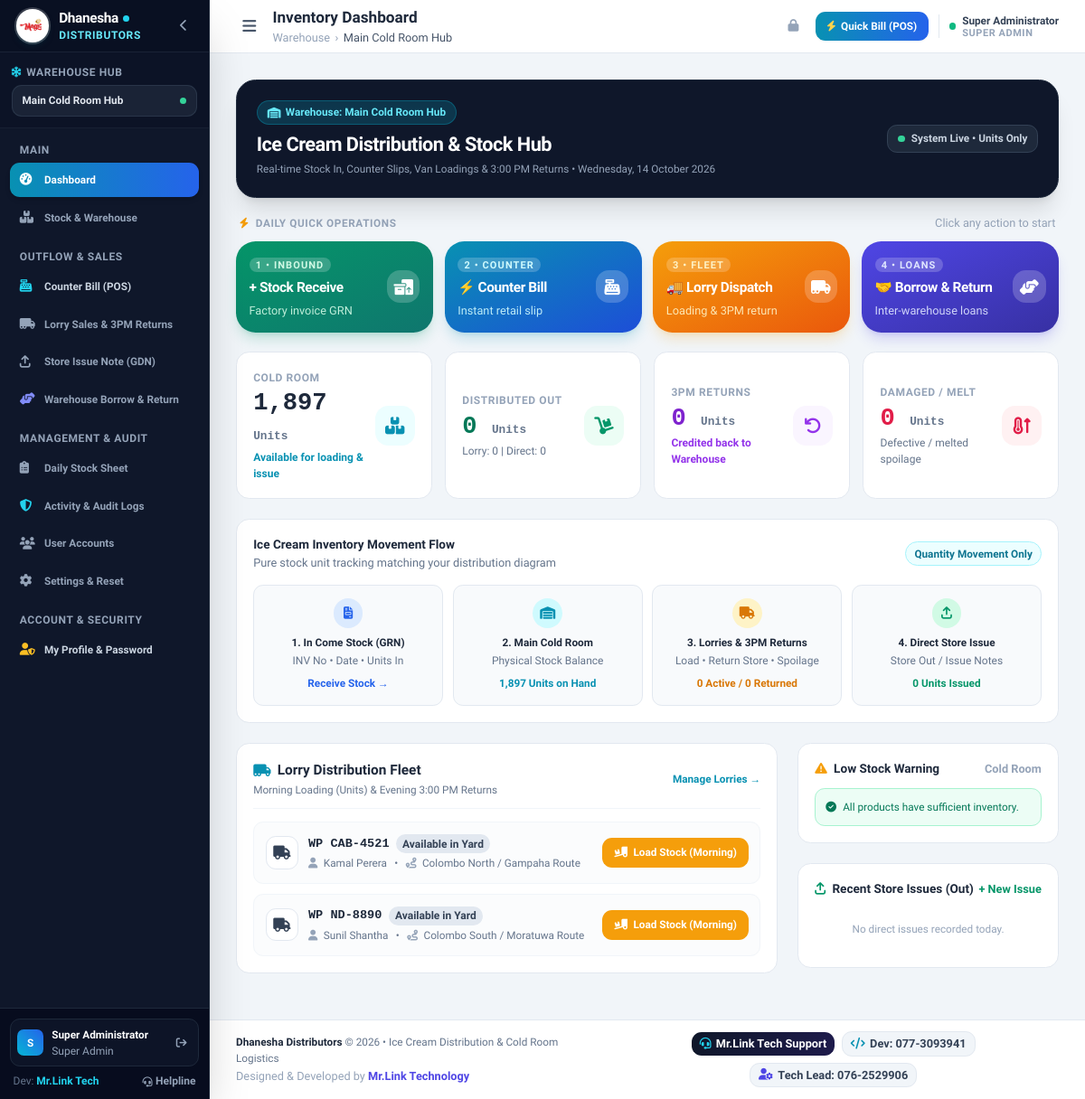
/dashboard.php (signed in), run on an earlier commit of the app's database.
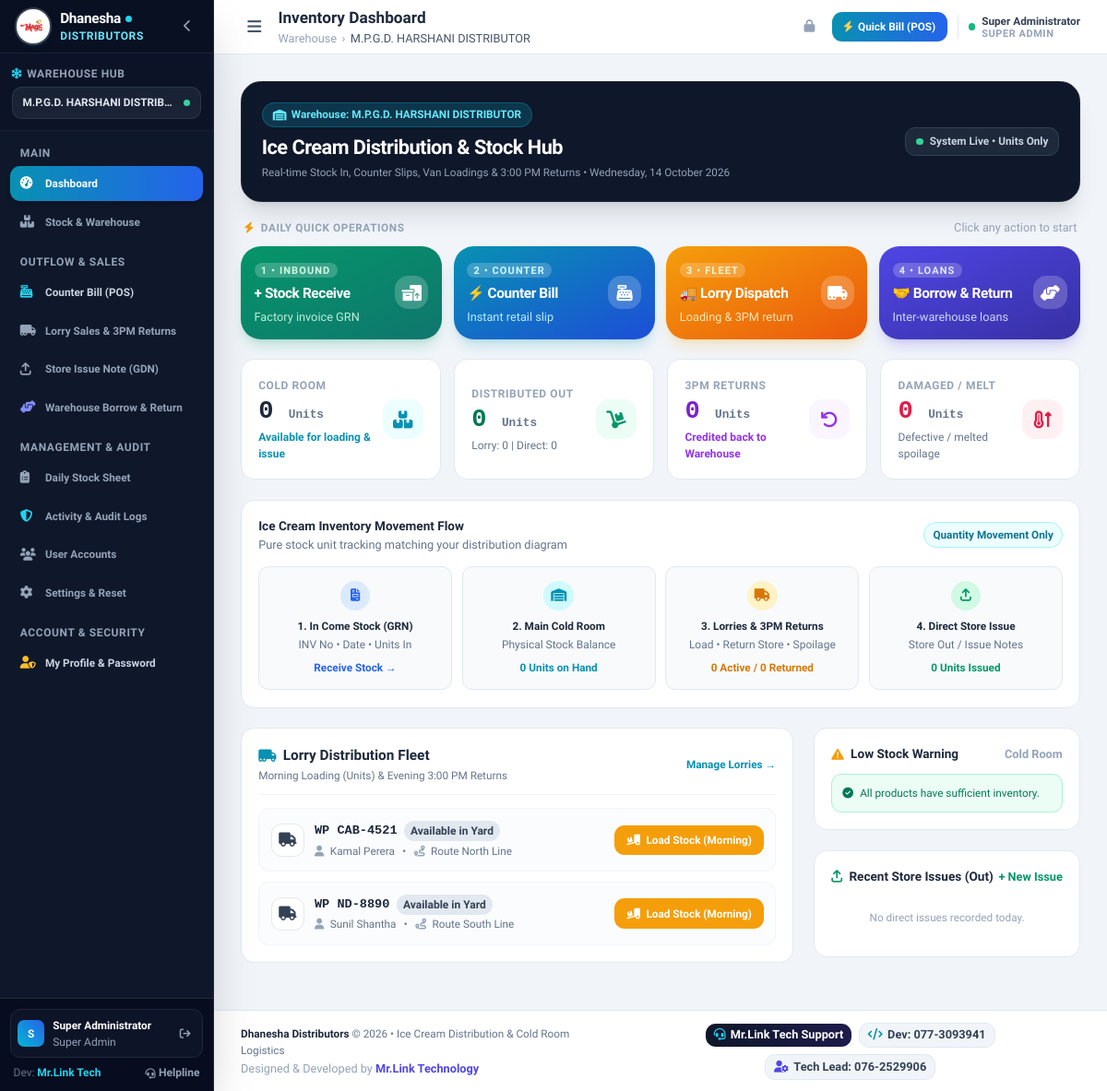
And on a later commit of the database.
### tables this page shows
CREATE TABLE IF NOT EXISTS `lorries` (
    `id` INT AUTO_INCREMENT PRIMARY KEY,
    `branch_id` INT NOT NULL,
    `plate_no` VARCHAR(50) NOT NULL UNIQUE,
    `driver_name` VARCHAR(100) NOT NULL,
    `contact_no` VARCHAR(50) NULL,
    `route_name` VARCHAR(100) NULL,
    `status` ENUM('available', 'on_route', 'maintenance') DEFAULT 'available',
    `created_at` TIMESTAMP DEFAULT CURRENT_TIMESTAMP
);

CREATE TABLE IF NOT EXISTS `branches` (
    `id` INT AUTO_INCREMENT PRIMARY KEY,
    `name` VARCHAR(100) NOT NULL,
    `code` VARCHAR(20) NOT NULL UNIQUE,
    `address` VARCHAR(255) NULL,
    `phone` VARCHAR(50) NULL,
    `created_at` TIMESTAMP DEFAULT CURRENT_TIMESTAMP
);

### config/auth.php (called while the page is built, shortened)
<?php
function isLoggedIn() {
    return isset($_SESSION['user_id']) && !empty($_SESSION['user_id']);
}
function currentUser() {
    $sessionRole = trim($_SESSION['user_role'] ?? '');
    return [
        'id' => $_SESSION['user_id'],
        'name' => $_SESSION['user_name'] ?? 'User',
        'username' => $_SESSION['user_username'] ?? '',
        'role' => (!empty($_SESSION['user_role']) ? $_SESSION['user_role'] : 'cashier'),
        'branch_id' => $_SESSION['active_branch_id'] ?? ($_SESSION['user_branch_id'] ?? 1),
        'assigned_branch_id' => $_SESSION['user_branch_id'] ?? 1,
        'branch_name' => $_SESSION['active_branch_name'] ?? 'Main Hub'
    ];
}

### dashboard.php (the view, shortened to what the changed rows need)
<?php
$pageTitle = "Inventory Dashboard";
require_once __DIR__ . '/config/auth.php';
$user = currentUser();
$branchId = $user['branch_id'];
$today = date('Y-m-d');
$stmt = $pdo->prepare("SELECT COALESCE(SUM(quantity), 0) FROM branch_stock WHERE branch_id = ?");
$stmt->execute([$branchId]);
$totalStoreStock = intval($stmt->fetchColumn());
$stmt = $pdo->prepare("SELECT l.*,
    (SELECT ld.status FROM lorry_dispatches ld WHERE ld.lorry_id = l.id AND ld.dispatch_date = ? ORDER BY ld.id DESC LIMIT 1) as today_status,
    (SELECT ld.id FROM lorry_dispatches ld WHERE ld.lorry_id = l.id AND ld.dispatch_date = ? ORDER BY ld.id DESC LIMIT 1) as active_dispatch_id,
    (SELECT ld.total_loaded_qty FROM lorry_dispatches ld WHERE ld.lorry_id = l.id AND ld.dispatch_date = ? ORDER BY ld.id DESC LIMIT 1) as today_loaded
    FROM lorries l WHERE l.branch_id = ? ORDER BY l.id ASC");
$stmt->execute([$today, $today, $today, $branchId]);
$branchLorries = $stmt->fetchAll();
require_once __DIR__ . '/includes/header.php';
?>
<div class="mb-5 bg-gradient-to-r from-slate-900 via-slate-850 to-slate-900 border border-slate-800 rounded-3xl p-5 sm:p-6 text-white shadow-xl relative overflow-hidden">
    <div class="flex flex-col sm:flex-row sm:items-center sm:justify-between gap-3 relative z-10">
        <div>
            <div class="inline-flex items-center gap-1.5 px-3 py-1 rounded-full bg-cyan-500/20 text-cyan-300 border border-cyan-500/30 text-xs font-semibold mb-2">
                <i class="fa-solid fa-warehouse"></i> Warehouse: <?= htmlspecialchars($user['branch_name']) ?>
            </div>
            <h1 class="text-xl sm:text-2xl font-black tracking-tight text-white">Ice Cream Distribution & Stock Hub</h1>
            <p class="text-slate-400 text-xs mt-1">Real-time Stock In, Counter Slips, Van Loadings & 3:00 PM Returns &bull; <?= date('l, d F Y') ?></p>
        </div>
    </div>
</div>
<div class="mb-6">
    <div class="flex items-center justify-between mb-3 px-1">
        <h2 class="text-xs font-black uppercase tracking-wider text-slate-400 flex items-center">
            <i class="fa-solid fa-bolt text-amber-500 mr-2"></i> Daily Quick Operations
        </h2>
    </div>
</div>
<div class="grid grid-cols-2 lg:grid-cols-4 gap-2.5 sm:gap-4 mb-6">
    <div class="bg-white rounded-2xl p-3.5 sm:p-5 border border-slate-200 shadow-xs flex items-center justify-between">
        <div>
            <p class="text-[10px] sm:text-[11px] font-extrabold uppercase tracking-wider text-slate-400">Cold Room</p>
            <h3 class="text-xl sm:text-3xl font-black text-slate-800 mt-0.5 sm:mt-1 font-mono"><?= number_format($totalStoreStock) ?> <span class="text-[11px] sm:text-sm font-semibold text-slate-500">Units</span></h3>
            <p class="text-[10px] sm:text-[11px] text-cyan-600 mt-0.5 font-semibold hidden sm:block">Available for loading & issue</p>
        </div>
    </div>
</div>
<div class="mb-6 bg-white border border-slate-200 rounded-2xl p-5 shadow-xs">
    <div class="grid grid-cols-2 md:grid-cols-4 gap-3 text-center">
        <a href="stock.php" class="p-4 rounded-xl bg-slate-50 hover:bg-cyan-50 border border-slate-200 hover:border-cyan-300 transition-all group">
            <div class="w-9 h-9 mx-auto rounded-full bg-cyan-100 text-cyan-600 flex items-center justify-center mb-2 group-hover:scale-110 transition-transform">
                <i class="fa-solid fa-warehouse text-sm"></i>
            </div>
            <div class="text-xs font-bold text-slate-800">2. Main Cold Room</div>
            <div class="text-[10px] text-slate-500 mt-0.5">Physical Stock Balance</div>
            <div class="mt-2 text-xs font-extrabold text-cyan-600"><?= number_format($totalStoreStock) ?> Units on Hand</div>
        </a>
    </div>
</div>
<div class="grid grid-cols-1 lg:grid-cols-3 gap-6 mb-6">
    <div class="lg:col-span-2 bg-white rounded-2xl p-5 border border-slate-200 shadow-xs">
        <div class="space-y-3">
            <?php if (empty($branchLorries)): ?>
                <div class="text-center py-6 text-slate-400 text-xs">No lorries registered yet. Go to Lorries page to register vehicles.</div>
            <?php else: ?>
                <?php foreach ($branchLorries as $lorry): ?>
                    <div class="flex flex-col sm:flex-row sm:items-center justify-between p-3.5 rounded-xl border border-slate-100 hover:border-slate-300 hover:shadow-xs transition-all bg-slate-50/50 gap-3">
                        <div class="flex items-center space-x-3">
                            <div class="w-10 h-10 rounded-xl bg-white border border-slate-200 flex items-center justify-center text-slate-700 shadow-xs">
                                <i class="fa-solid fa-truck text-base"></i>
                            </div>
                            <div>
                                <div class="flex items-center gap-2">
                                    <span class="font-extrabold text-sm text-slate-800 font-mono"><?= htmlspecialchars($lorry['plate_no']) ?></span>
                                    <?php if ($lorry['today_status'] === 'dispatched'): ?>
                                        <span class="px-2 py-0.5 text-[10px] font-bold rounded-full bg-amber-100 text-amber-800 border border-amber-200 flex items-center">
                                            <span class="w-1.5 h-1.5 rounded-full bg-amber-500 mr-1 animate-pulse"></span> On Route (<?= $lorry['today_loaded'] ?> Units)
                                        </span>
                                    <?php elseif ($lorry['today_status'] === 'settled'): ?>
                                        <span class="px-2 py-0.5 text-[10px] font-bold rounded-full bg-emerald-100 text-emerald-800 border border-emerald-200">
                                            <i class="fa-solid fa-check mr-1"></i> Returned & Settled
                                        </span>
                                    <?php else: ?>
                                        <span class="px-2 py-0.5 text-[10px] font-bold rounded-full bg-slate-200 text-slate-700">
                                            Available in Yard
                                        </span>
                                    <?php endif; ?>
                                </div>
                                <div class="text-xs text-slate-500 mt-0.5">
                                    <span><i class="fa-solid fa-user text-slate-400 mr-1"></i> <?= htmlspecialchars($lorry['driver_name']) ?></span>
                                    <span class="mx-1.5">&bull;</span>
                                    <span><i class="fa-solid fa-route text-slate-400 mr-1"></i> <?= htmlspecialchars($lorry['route_name'] ?: 'Distribution Route') ?></span>
                                </div>
                            </div>
                        </div>
                        <div class="flex items-center gap-2 sm:self-center">
                            <?php if ($lorry['today_status'] === 'dispatched'): ?>
                                <a href="lorry.php?action=settle&dispatch_id=<?= $lorry['active_dispatch_id'] ?>" class="px-3.5 py-2 bg-rose-600 hover:bg-rose-700 text-white rounded-xl text-xs font-bold shadow-xs">
                                    <i class="fa-solid fa-clock-rotate-left mr-1"></i> 3:00 PM Returns
                                </a>
                            <?php elseif ($lorry['today_status'] === 'settled'): ?>
                                <a href="lorry.php?view_dispatch=<?= $lorry['active_dispatch_id'] ?>" class="px-3 py-1.5 bg-slate-200 hover:bg-slate-300 text-slate-700 rounded-lg text-xs font-bold">
                                    View Return Sheet
                                </a>
                            <?php else: ?>
                                <a href="lorry.php?action=new_dispatch&lorry_id=<?= $lorry['id'] ?>" class="px-3.5 py-2 bg-amber-500 hover:bg-amber-600 text-white rounded-xl text-xs font-bold shadow-xs">
                                    <i class="fa-solid fa-truck-ramp-box mr-1"></i> Load Stock (Morning)
                                </a>
                            <?php endif; ?>
                        </div>
                    </div>
                <?php endforeach; ?>
            <?php endif; ?>
        </div>
    </div>
</div>
<?php require_once __DIR__ . '/includes/footer.php'; ?>

### includes/header.php (shortened to what the changed rows need)
<?php
require_once __DIR__ . '/../config/auth.php';
$user = currentUser();
if ($user['role'] === 'super_admin') {
    global $pdo;
    $allBranches = $pdo->query("SELECT id, name, code FROM branches ORDER BY id ASC")->fetchAll();
}
?>
<!DOCTYPE html>
<html lang="en">
<head>
    <script src="https://cdn.tailwindcss.com"></script>
    <link rel="stylesheet" href="https://cdnjs.cloudflare.com/ajax/libs/font-awesome/6.4.0/css/all.min.css">
</head>
<body class="bg-slate-100 text-slate-800 min-h-screen flex flex-col antialiased">
    <aside id="mainSidebar" class="fixed inset-y-0 left-0 z-50 w-64 bg-slate-900 text-slate-200 flex flex-col justify-between transition-transform duration-300 transform -translate-x-full md:translate-x-0 shadow-2xl border-r border-slate-800 no-print">
        <div class="flex flex-col flex-1 overflow-hidden">
            <div class="p-3.5 border-b border-slate-800/60 bg-slate-950/20">
                <div class="text-xs font-bold text-slate-200 bg-slate-800/80 px-3 py-2 rounded-xl border border-slate-700/60 truncate flex items-center justify-between">
                    <span class="truncate"><?= htmlspecialchars($user['branch_name'] ?? 'Main Cold Room Hub') ?></span>
                    <span class="w-2 h-2 rounded-full bg-emerald-400 animate-pulse ml-1.5 shrink-0" title="Operational"></span>
                </div>
            </div>
        </div>
    </aside>
    <div class="md:pl-64 flex flex-col flex-1 min-h-screen print-full-width">
        <header class="bg-white border-b border-slate-200 sticky top-0 z-30 shadow-xs no-print">
            <div class="px-4 sm:px-6 lg:px-8 h-16 flex items-center justify-between">
                <div class="flex items-center space-x-3">
                    <div>
                        <h2 class="text-base sm:text-lg font-bold text-slate-800 leading-tight">
                            <?= isset($pageTitle) ? htmlspecialchars($pageTitle) : 'Overview' ?>
                        </h2>
                        <div class="hidden sm:flex items-center space-x-1.5 text-[11px] text-slate-400">
                            <span>Warehouse</span>
                            <span>&rsaquo;</span>
                            <span class="text-slate-600 font-medium"><?= htmlspecialchars($user['branch_name']) ?></span>
                        </div>
                    </div>
                </div>
            </div>
        </header>
        <main class="flex-1 p-4 sm:p-6 lg:p-8 w-full">

What changed in the data, as far as the page shows it:
now on this page (row edited): branches: name "M.P.G.D. HARSHANI DISTRIB…", name "M.P.G.D. HARSHANI DISTRIBUTOR"
changed lorries "WP CAB-4521": route_name "Colombo North / Gampaha Route" → "Route North Line"
changed lorries "WP ND-8890": route_name "Colombo South / Moratuwa Route" → "Route South Line"
Also different on the page:
$totalStoreStock: "1,897" → "0"
$user['branch_name']: "Main Cold Room Hub" → (not shown)
